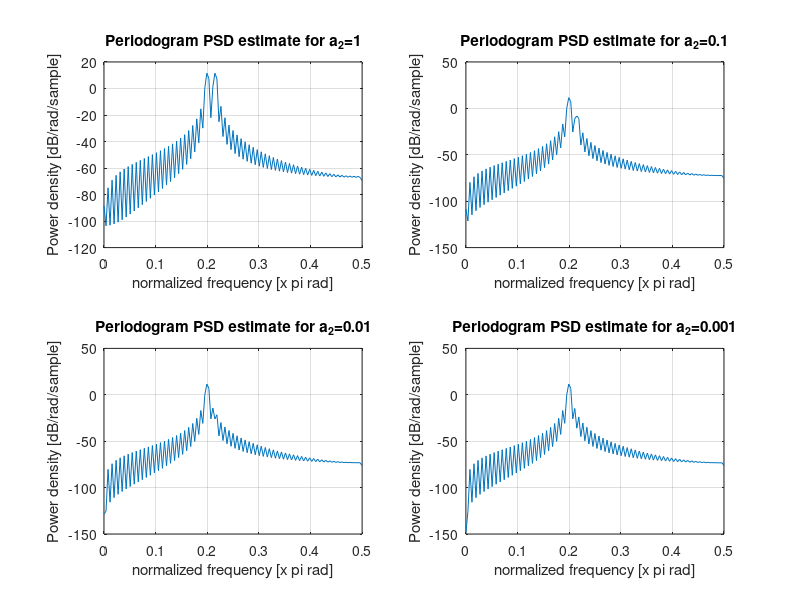
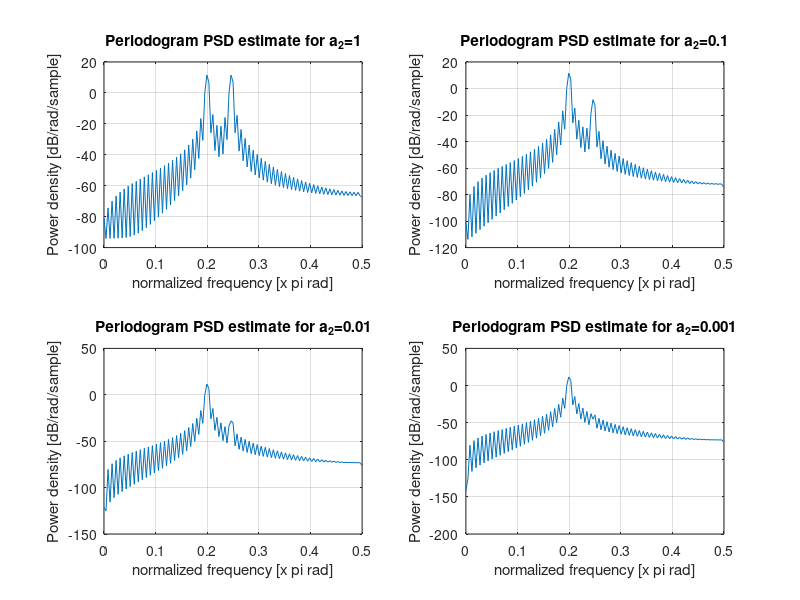

Source code (MATLAB) for these figures, in order:
% ASPMI Part 1.3c
% Make bartlett-windowed periodogram of x[n] with varying a2
f0=0.2;
a1 = 1;

phi1 = 0;
phi2 = 0;
N = 256;
win = bartlett(N);

n = 0:N-1;
w = 0; % 0 variance

% Find periodograms for alpha=4
alpha = 4;

% Find periodogram for a2=1
a2 = 1;
x = a1*sin(f0*2*pi*n+phi1)+a2*sin((f0+alpha/N)*2*pi*n+phi2)+w;

figure(1)
subplot(2,2,1)
periodogram(x,win);
title('Periodogram PSD estimate for a_2=1')

% Find periodogram for a2=0.1
a2 = 0.1;
x = a1*sin(f0*2*pi*n+phi1)+a2*sin((f0+alpha/N)*2*pi*n+phi2)+w;
figure(1)
subplot(2,2,2)
periodogram(x,win);
title('Periodogram PSD estimate for a_2=0.1')

% Find periodogram for a2=0.01
a2 = 0.01;
x = a1*sin(f0*2*pi*n+phi1)+a2*sin((f0+alpha/N)*2*pi*n+phi2)+w;
figure(1)
subplot(2,2,3)
periodogram(x,win);
title('Periodogram PSD estimate for a_2=0.01')

% Find periodogram for a2=0.001
a2 = 0.001;
x = a1*sin(f0*2*pi*n+phi1)+a2*sin((f0+alpha/N)*2*pi*n+phi2)+w;
figure(1)
subplot(2,2,4)
periodogram(x,win);
title('Periodogram PSD estimate for a_2=0.001')

% Find periodograms for alpha=12
alpha = 12;

% Find periodogram for a2=1
a2 = 1;
x = a1*sin(f0*2*pi*n+phi1)+a2*sin((f0+alpha/N)*2*pi*n+phi2)+w;
figure(2)
subplot(2,2,1)
periodogram(x,win);
title('Periodogram PSD estimate for a_2=1')

% Find periodogram for a2=0.1
a2 = 0.1;
x = a1*sin(f0*2*pi*n+phi1)+a2*sin((f0+alpha/N)*2*pi*n+phi2)+w;
figure(2)
subplot(2,2,2)
periodogram(x,win);
title('Periodogram PSD estimate for a_2=0.1')

% Find periodogram for a2=0.01
a2 = 0.01;
x = a1*sin(f0*2*pi*n+phi1)+a2*sin((f0+alpha/N)*2*pi*n+phi2)+w;
figure(2)
subplot(2,2,3)
periodogram(x,win);
title('Periodogram PSD estimate for a_2=0.01')

% Find periodogram for a2=0.001
a2 = 0.001;
x = a1*sin(f0*2*pi*n+phi1)+a2*sin((f0+alpha/N)*2*pi*n+phi2)+w;
figure(2)
subplot(2,2,4)
periodogram(x,win);
title('Periodogram PSD estimate for a_2=0.001')